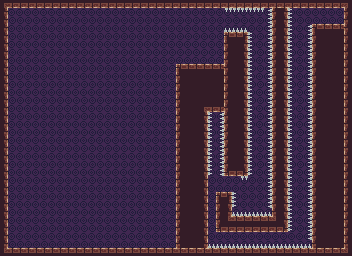

Below is a game level as drawn by its tile map, then a one-line description and the .tmx that defines it (tile-layer data replaced by summaries):
An orthogonal 44x32 tile map with 8x8 px tiles, 4 tile layers (background, background objects, foreground, platforms), 1 hidden layer not drawn and 5 objects (3x power, spawnpoint, bookshelf).

<map version="1.5" tiledversion="1.7.2" orientation="orthogonal" renderorder="right-down" width="44" height="32" tilewidth="8" tileheight="8" infinite="0" nextlayerid="7" nextobjectid="83">
 <tileset firstgid="1" source="../tilesets/tileset_1.tsx" />
 <layer id="2" name="background" width="44" height="32">
  <data>[1408 cells, 1408 non-empty, 16 distinct tile ids]</data>
 </layer>
 <objectgroup id="6" name="objects">
  <object id="1" name="player_spawn" type="spawnpoint" x="321.5" y="11.5">
   <point />
  </object>
  <object id="3" name="bookshelf" type="bookshelf" x="48" y="200" width="32" height="48">
   <properties>
    <property name="n_books" type="int" value="0" />
   </properties>
  </object>
  <object id="4" type="power" x="80" y="88" width="8" height="8">
   <properties>
    <property name="power_type" value="dash" />
   </properties>
  </object>
  <object id="5" type="power" x="96" y="88" width="8" height="8">
   <properties>
    <property name="power_type" value="dash" />
   </properties>
  </object>
  <object id="6" type="power" x="88" y="88" width="8" height="8">
   <properties>
    <property name="power_type" value="dash" />
   </properties>
  </object>
 </objectgroup>
 <layer id="4" name="background objects" width="44" height="32">
  <data>[1408 cells, 143 non-empty, 4 distinct tile ids]</data>
 </layer>
 <layer id="1" name="foreground" width="44" height="32">
  <data>[1408 cells, 494 non-empty, 15 distinct tile ids]</data>
 </layer>
 <layer id="3" name="colliders" width="44" height="32" visible="0">
  <data>[1408 cells, 343 non-empty, 5 distinct tile ids]</data>
 </layer>
 <layer id="5" name="platforms" width="44" height="32">
  <data>[1408 cells, 0 non-empty, 0 distinct tile ids]</data>
 </layer>
</map>